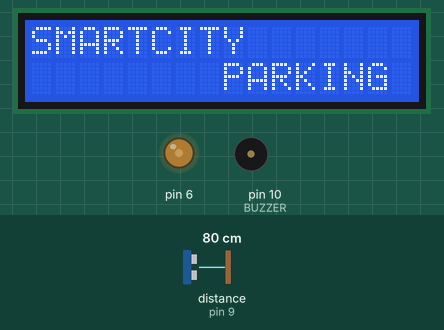
A sketch run on a simulated Arduino Uno, built with avr-gcc and run on an emulated ATmega328P. Parts: 16×2 character LCD, output pins drawn as LEDs (lit = HIGH), buzzer (waves = sounding). Wiring (inferred from the names in the program): ultrasonic range finder: trigger pin 8; echo pin 9. The inputs (shaded band) are chosen by the test bench; at power-on: distance to the obstacle (sensor on pin 9) 80 cm. The echo pulse lasts 58.3 µs per cm; pins used as bus, display or sensor lines are not drawn.

Above: at 3.7 s.
At 10.7 s:
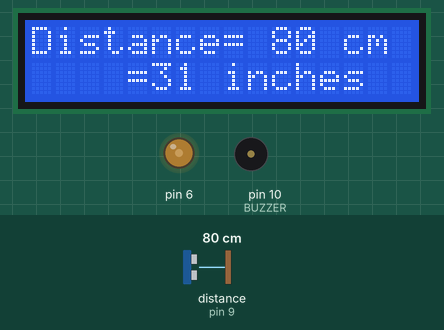
10.8 s: distance to the obstacle (sensor on pin 9) set to 9 cm
At 12.1 s:
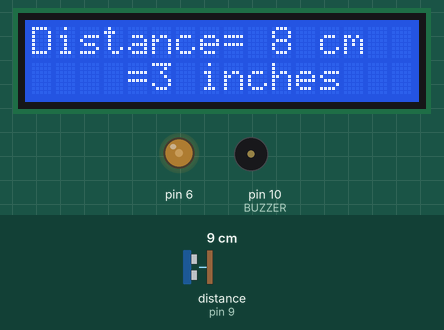
13.8 s: distance to the obstacle (sensor on pin 9) set to 6 cm
At 14.25 s:
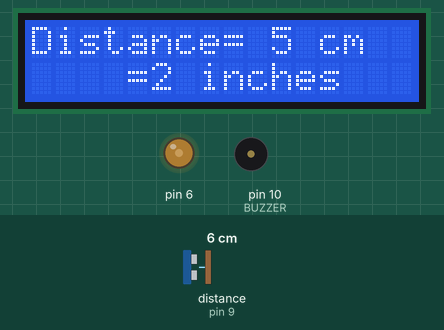
16.3 s: distance to the obstacle (sensor on pin 9) set to 35 cm
At 17.6 s:
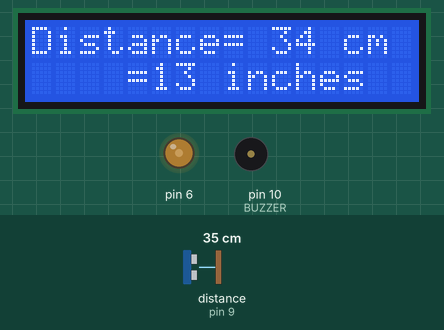
Timing chart, 0 to 19.3 s (numbered marks = the images above; inputs shaded):
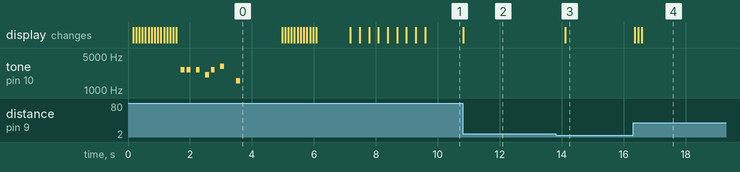

The sketch:

SmartcityParkingArduino.ino
```cpp
// (licence header left out)
//     Instructions
// Make the following connections in the Arduino
// Pin 2 --> D7 of the LCD
// Pin 3 --> D6 of the LCD
// Pin 4 --> D5 of the LCD
// Pin 5 --> D4 of the LCD
// Pin 11 --> Enable(E) of the LCD
// Pin 12 --> Register Select(RS) of the LCD
// Pin 6 --> V0 of the LCD
// Pin 10 --> Buzzer
// Pin 9 --> Echo of Ultrasonic sensor
// Pin 8 --> Trigger of Ultrasonic sensor
// Pin 7 --> One leg of the pushbutton

#include<string.h>
#include<LiquidCrystal.h>
LiquidCrystal lcd(12,11,5,4,3,2);
const int BUZZER=10;
//const int PUSH_BUTTON=7; //COMMENTED THIS LINE IN SMARTCITY
const int Con=80; //Contrast
const int ECHO_PIN=9;
const int TRIG_PIN=8;

// MELODY BEGINS
#define NOTE_E7  2637
#define NOTE_G7  3136
#define NOTE_G6  1568
#define NOTE_C7  2093
int melody[] = {
  NOTE_E7, NOTE_E7, 0, NOTE_E7,
  0, NOTE_C7, NOTE_E7, 0,
  NOTE_G7, 0, 0,  0,
  NOTE_G6, 0, 0, 0,
};
int tempo[] = {
  12, 12, 12, 12,
  12, 12, 12, 12,
  12, 12, 12, 12,
  12, 12, 12, 12,
};
void sing() {
    int size = sizeof(melody) / sizeof(int);
    for (int thisNote = 0; thisNote < size; thisNote++) {
      int noteDuration = 1000 / tempo[thisNote];
      buzz(BUZZER, melody[thisNote], noteDuration);
      int pauseBetweenNotes = noteDuration * 1.30;
      delay(pauseBetweenNotes);
      buzz(BUZZER, 0, noteDuration);
    }
}
void buzz(int targetPin, long frequency, long length) {
  long delayValue = 1000000 / frequency / 2;
  long numCycles = frequency * length / 1000;
  for (long i = 0; i < numCycles; i++) {
    digitalWrite(targetPin, HIGH);
    delayMicroseconds(delayValue);
    digitalWrite(targetPin, LOW);
    delayMicroseconds(delayValue);
  }
}
// MELODY ENDS

void displayCredits();
void showLoadingDots(int,int,int);
void transPrint(const char*,int,int);
void setup()
{
  Serial.begin(9600);
  analogWrite(6,Con);
  lcd.begin(16,2);
  pinMode(BUZZER,OUTPUT);
  //pinMode(PUSH_BUTTON,OUTPUT);
  pinMode(TRIG_PIN,OUTPUT);
  pinMode(ECHO_PIN,INPUT);
  //pinMode(PUSH_BUTTON,INPUT);
  displayCredits();
}
void loop()
{
  //init unit
  //int MODE=0;
  long duration, inches, cm;
  digitalWrite(BUZZER,LOW);
  digitalWrite(TRIG_PIN, LOW);
  delayMicroseconds(2);
  digitalWrite(TRIG_PIN, HIGH);
  delayMicroseconds(10);
  digitalWrite(TRIG_PIN, LOW);
  duration = pulseIn(ECHO_PIN, HIGH);
  inches = microsecondsToInches(duration);
  cm = microsecondsToCentimeters(duration);

  if(cm<7)
  {
    digitalWrite(BUZZER,HIGH);
    delay(100);
    digitalWrite(BUZZER,LOW);
    delay(100);
  }
  lcd.clear();
  lcd.setCursor(0,0);
  lcd.print("Distance= ");

    lcd.print(cm);
    lcd.print(" cm");

  lcd.setCursor(4,1);
  lcd.print("=");
    lcd.print(inches);
    lcd.print(" inches");

  delay(100);
}
//DEFINITIONS OF CUSTOM FUNCTIONS

void displayCredits()
{
  transPrint("SMARTCITY",0,0);
  transPrint("PARKING",8,1);
  sing();
  delay(1000);
  lcd.clear();
  transPrint("K17WX",0,0);
  transPrint("GROUP-2",2,1);
  delay(1000);
  lcd.clear();
  lcd.setCursor(0,0);
  lcd.print("Calibrating");
  showLoadingDots(4,11,0);
  lcd.clear();
  lcd.setCursor(0,0);
  lcd.print("Calibrating");
  showLoadingDots(4,11,0);
}
void transPrint(const char* str,int col=0,int row=0){
  lcd.setCursor(col,row);
  int len=strlen(str);
  for(int i=0;i<len;i++)
  {
    lcd.print(*(str+i));
    delay(100);
  }
}
void showLoadingDots(int n,int col=0,int row=0){
  lcd.setCursor(col,row);
  for(int i=0;i<n;i++)
  {
    lcd.print(".");
    delay(300);
  }
}
long microsecondsToInches(long microseconds)
{
  return microseconds / 74 / 2;
}

long microsecondsToCentimeters(long microseconds)
{
  return microseconds / 29 / 2;
}
```

Measured:
- after the input at 10.8 s, the display: changes at once (image 2)
- after the input at 13.8 s, the display: changes after 0.31 s (image 3)
- after the input at 16.3 s, the display: changes after 0.06 s (image 4)
